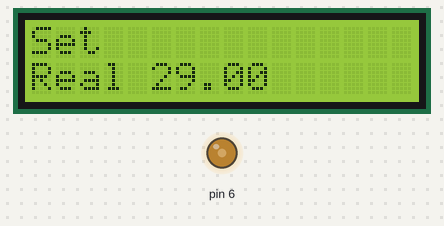
This sketch was run on a simulated Arduino Uno, built with avr-gcc and run on an emulated ATmega328P. Shown: 16×2 character LCD, output pins drawn as LEDs (lit = HIGH). Random numbers use the default seed unless the sketch sets one; what the sketch prints to the serial monitor is not drawn.

Above: at 0.1 s.
At 5.1 s:
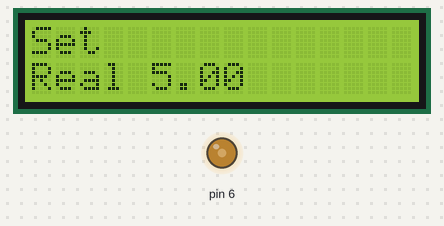
At 7.2 s:
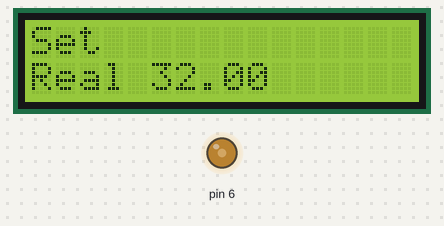
At 14.2 s:
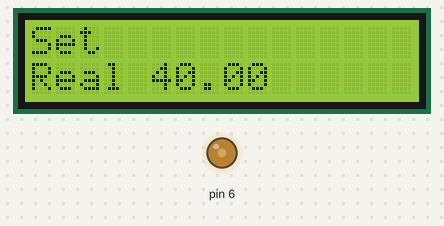
At 22.2 s:
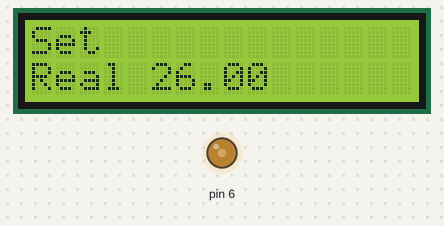
At 37.3 s:
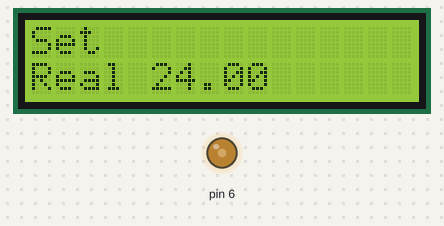

The sketch:

LCD_-_Serial_-_array.ino
```cpp
#include <LiquidCrystal.h>

char inString[20], setTemp[20];
int index, sizeStr;

LiquidCrystal lcd(8, 9, 10, 11, 12, 13);

void setup() {
	Serial.begin(9600);
	pinMode(6, OUTPUT);
	analogWrite(6, 102);
	lcd.begin(16, 2);
	randomSeed(analogRead(0));
	sizeStr = sizeof(inString);
}

void loop() {
	lcd.clear();
	index = 0;
	memset(inString, '\0', sizeStr);

	float realTemp = random(5, 45);
	Serial.println(realTemp);

	while (Serial.available() > 0 && index < sizeStr) {
		inString[index] = Serial.read();
		index++;
		inString[index] = '\0';
	}

	if (inString[0]) {
		strcpy(setTemp, inString);
	}

	lcd.setCursor(0, 0);
	lcd.print("Set");
	lcd.setCursor(5, 0);
	lcd.print(setTemp);

	lcd.setCursor(0, 1);
	lcd.print("Real");
	lcd.setCursor(5, 1);
	lcd.print(realTemp);

	delay(1000);
}
```

Measured:
- what the display in image 1 shows lasts 2.0 s, from 5.1 s to 7.1 s
- what the display in image 3 shows lasts 1.0 s, from 14.1 s to 15.1 s
